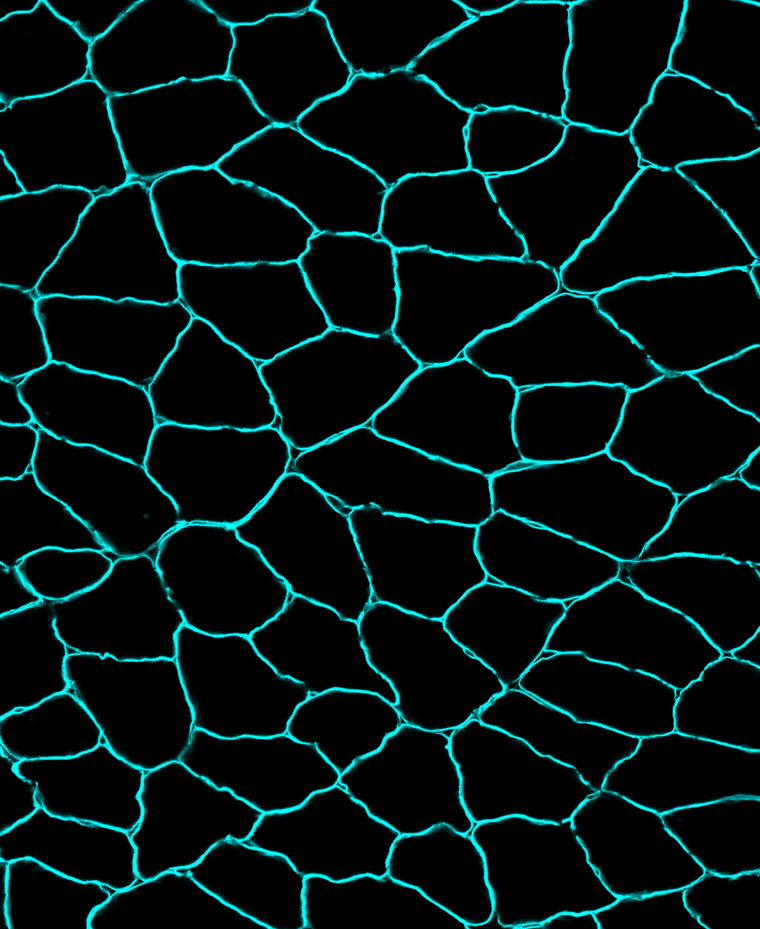
%> input picture HistologyInitialization/ExampleImport/exampleImage.png, 760 x 929 px, shrunk from 1178 x 1440 before the run
$ octave histoToCSV.m   (GNU Octave 9; MATLAB toolbox functions it lacks are replaced by stand-ins)
%> lines starting %> are read from the running program, lines starting %| are printed output that depends on the picture; in (x1, y1, x2, y2) boxes, pixels count from 0 and x2, y2 are one past the last pixel; in counts of white or black regions, pixels touching at a corner belong together; the program's own positions count from 1
%% Process histology image for ABM

clear all; close all; clc;

%% Read in images
img = imread('exampleImage.png'); % input histology image here
%> img is the input picture: size 929x760x3 uint8; mean R, G, B 0, 20.2, 20.2
img = img(1:3:end,1:3:end,:); % down sample image
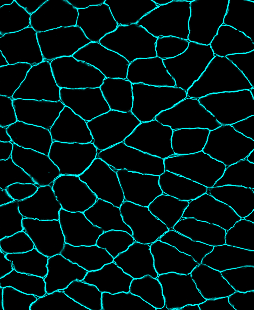
%> img: size 310x254x3 uint8; mean R, G, B 0, 20.2, 20.2
% read in binary image
bw = imread('exampleImageBinary.png'); % input binarized histology image here
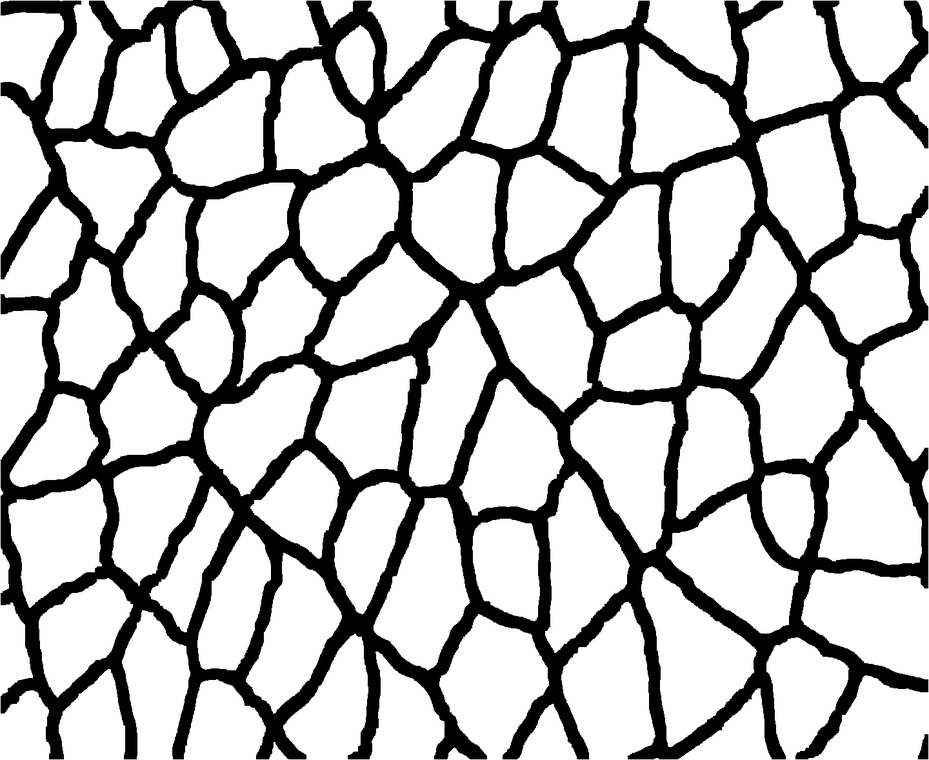
%> input picture HistologyInitialization/ExampleImport/exampleImageBinary.png, 929 x 760 px, shrunk from 1440 x 1178 before the run
%> bw is the input picture: size 760x929 uint8; min 0, max 255, mean 187.9
bw = bw(1:3:end,1:3:end,:);
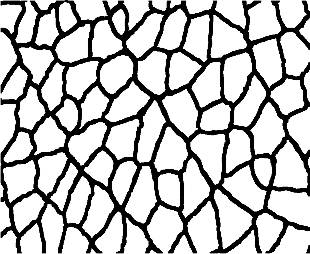
%> bw: size 254x310 uint8; min 0, max 255, mean 188.2
bw = imbinarize(bw(:,:,1));
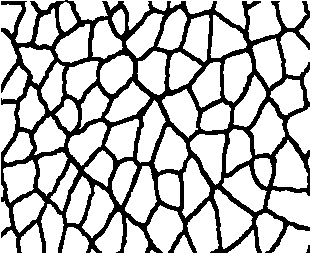
%> bw: size 254x310 logical; 73.9% white; 2 black regions, box (x1, y1, x2, y2) and area: (1, 0, 310, 253) 20551, (306, 245, 310, 253) 21

%% Identify ECM, fiber, and membranes
fiber_membranes = bwperim(bw);
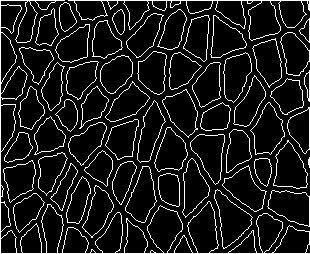
%> fiber_membranes: size 254x310 logical; 10.6% white in thin lines or dots
image_w_membranes = double(bw) + double(fiber_membranes);
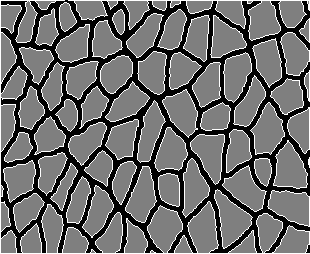
%> image_w_membranes: size 254x310 double; min 0, max 2, mean 0.845; drawn with min black and max white
imshow(image_w_membranes./2)

% currently in image_w_membrane
% ECM = 0; fibers = 1; membranes = 2
[row, col] = find(image_w_membranes == 0);
%> row = 20572 values from 1 to 253; col = 20572 values from 2 to 310
ECM = [row, col, ones(length(row), 1)];

[row, col] = find(image_w_membranes == 1);
%> row = 49802 values from 2 to 253; col = 49802 values from 2 to 309
Fibers = [row, col, ones(length(row), 1).*2];

[row, col] = find(image_w_membranes == 2);
%> row = 8366 values from 1 to 254; col = 8366 values from 1 to 310
Fiber_membranes = [row, col, ones(length(row), 1).*3];


all_codes = [ECM; Fibers; Fiber_membranes];
all_codes = [all_codes(:,2), all_codes(:,1), all_codes(:,3)];
% all_codes(:,2) = (all_codes(:,2) - 120).*-1;
all_codes = sortrows(all_codes);

pointsize = 5;
scatter(all_codes(:,1), all_codes(:,2), pointsize, all_codes(:,3), 'filled');
axis equal
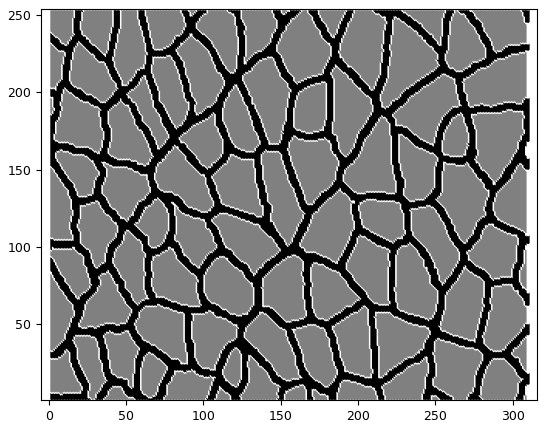
%> figure redrawn from the program's plot data

%% Save csv
csvwrite('exampleCSV.csv', all_codes)
